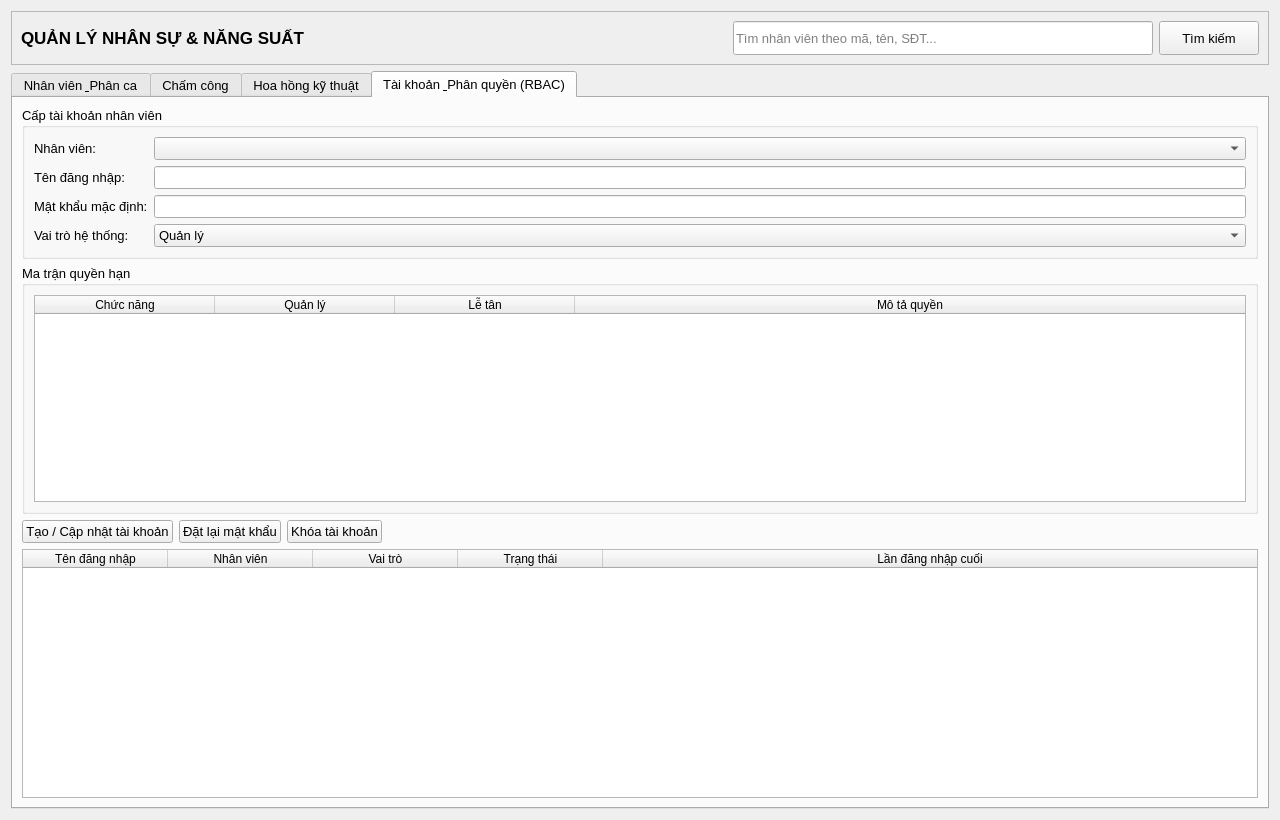
<?xml version="1.0" encoding="UTF-8"?>
<ui version="4.0">
 <class>Form</class>
 <widget class="QWidget" name="Form">
  <property name="geometry">
   <rect>
    <x>0</x>
    <y>0</y>
    <width>1280</width>
    <height>820</height>
   </rect>
  </property>
  <property name="minimumSize">
   <size>
    <width>980</width>
    <height>680</height>
   </size>
  </property>
  <property name="font">
   <font>
    <family>Segoe UI</family>
    <pointsize>10</pointsize>
   </font>
  </property>
  <property name="windowTitle">
   <string>Quản lý Nhân sự &amp; Năng suất</string>
  </property>
  <layout class="QVBoxLayout" name="verticalLayout_main">
   <item>
    <widget class="QFrame" name="frame_header">
     <property name="frameShape">
      <enum>QFrame::StyledPanel</enum>
     </property>
     <property name="frameShadow">
      <enum>QFrame::Raised</enum>
     </property>
     <layout class="QHBoxLayout" name="horizontalLayout_header">
      <item>
       <widget class="QLabel" name="lbl_title">
        <property name="font">
         <font>
          <family>Segoe UI</family>
          <pointsize>13</pointsize>
          <weight>75</weight>
          <bold>true</bold>
         </font>
        </property>
        <property name="text">
         <string>QUẢN LÝ NHÂN SỰ &amp; NĂNG SUẤT</string>
        </property>
       </widget>
      </item>
      <item>
       <spacer name="horizontalSpacer_header">
        <property name="orientation">
         <enum>Qt::Horizontal</enum>
        </property>
        <property name="sizeHint" stdset="0">
         <size>
          <width>40</width>
          <height>20</height>
         </size>
        </property>
       </spacer>
      </item>
      <item>
       <widget class="QLineEdit" name="txt_search_employee">
        <property name="minimumSize">
         <size>
          <width>300</width>
          <height>34</height>
         </size>
        </property>
        <property name="placeholderText">
         <string>Tìm nhân viên theo mã, tên, SĐT...</string>
        </property>
       </widget>
      </item>
      <item>
       <widget class="QPushButton" name="btn_search_employee">
        <property name="minimumSize">
         <size>
          <width>100</width>
          <height>34</height>
         </size>
        </property>
        <property name="text">
         <string>Tìm kiếm</string>
        </property>
       </widget>
      </item>
     </layout>
    </widget>
   </item>
   <item>
    <widget class="QTabWidget" name="tabWidget_qlnhansu">
     <property name="currentIndex">
      <number>3</number>
     </property>
     <widget class="QWidget" name="tab_nhanvien_calam">
      <attribute name="title">
       <string>Nhân viên &amp; Phân ca</string>
      </attribute>
      <layout class="QVBoxLayout" name="verticalLayout_tab1">
       <item>
        <widget class="QSplitter" name="splitter_tab1">
         <property name="orientation">
          <enum>Qt::Horizontal</enum>
         </property>
         <widget class="QWidget" name="left_widget_tab1">
          <layout class="QVBoxLayout" name="verticalLayout_left_tab1">
           <item>
            <widget class="QGroupBox" name="grp_employee_actions">
             <property name="title">
              <string>Thao tác nhân viên</string>
             </property>
             <layout class="QHBoxLayout" name="horizontalLayout_emp_actions">
              <item>
               <widget class="QPushButton" name="btn_add_employee">
                <property name="text">
                 <string>Thêm mới</string>
                </property>
               </widget>
              </item>
              <item>
               <widget class="QPushButton" name="btn_edit_employee">
                <property name="text">
                 <string>Sửa thông tin</string>
                </property>
               </widget>
              </item>
              <item>
               <widget class="QPushButton" name="btn_delete_employee">
                <property name="text">
                 <string>Ngưng hoạt động</string>
                </property>
               </widget>
              </item>
             </layout>
            </widget>
           </item>
           <item>
            <widget class="QTableWidget" name="tbl_employees">
             <attribute name="horizontalHeaderDefaultSectionSize">
              <number>130</number>
             </attribute>
             <attribute name="horizontalHeaderStretchLastSection">
              <bool>true</bool>
             </attribute>
             <column>
              <property name="text">
               <string>Mã NV</string>
              </property>
             </column>
             <column>
              <property name="text">
               <string>Họ tên</string>
              </property>
             </column>
             <column>
              <property name="text">
               <string>Vai trò</string>
              </property>
             </column>
             <column>
              <property name="text">
               <string>SĐT</string>
              </property>
             </column>
             <column>
              <property name="text">
               <string>Ngày vào làm</string>
              </property>
             </column>
             <column>
              <property name="text">
               <string>Trạng thái</string>
              </property>
             </column>
            </widget>
           </item>
          </layout>
         </widget>
         <widget class="QWidget" name="right_widget_tab1">
          <layout class="QVBoxLayout" name="verticalLayout_right_tab1">
           <item>
            <widget class="QGroupBox" name="grp_shift_filter">
             <property name="title">
              <string>Bộ lọc phân ca</string>
             </property>
             <layout class="QFormLayout" name="formLayout_shift_filter">
              <item row="0" column="0">
               <widget class="QLabel" name="label_shift_week">
                <property name="text">
                 <string>Tuần làm việc:</string>
                </property>
               </widget>
              </item>
              <item row="0" column="1">
               <widget class="QDateEdit" name="date_week_start">
                <property name="calendarPopup">
                 <bool>true</bool>
                </property>
               </widget>
              </item>
              <item row="1" column="0">
               <widget class="QLabel" name="label_shift_team">
                <property name="text">
                 <string>Nhóm / Bộ phận:</string>
                </property>
               </widget>
              </item>
              <item row="1" column="1">
               <widget class="QComboBox" name="cmb_department_filter">
                <item>
                 <property name="text">
                  <string>Tất cả bộ phận</string>
                 </property>
                </item>
                <item>
                 <property name="text">
                  <string>Kỹ thuật</string>
                 </property>
                </item>
                <item>
                 <property name="text">
                  <string>Lễ tân</string>
                 </property>
                </item>
               </widget>
              </item>
             </layout>
            </widget>
           </item>
           <item>
            <widget class="QGroupBox" name="grp_shift_board">
             <property name="title">
              <string>Bảng phân ca</string>
             </property>
             <layout class="QVBoxLayout" name="verticalLayout_shift_board">
              <item>
               <widget class="QTableWidget" name="tbl_shifts">
                <attribute name="horizontalHeaderDefaultSectionSize">
                 <number>120</number>
                </attribute>
                <attribute name="horizontalHeaderStretchLastSection">
                 <bool>true</bool>
                </attribute>
                <column>
                 <property name="text">
                  <string>Nhân viên</string>
                 </property>
                </column>
                <column>
                 <property name="text">
                  <string>Thứ 2</string>
                 </property>
                </column>
                <column>
                 <property name="text">
                  <string>Thứ 3</string>
                 </property>
                </column>
                <column>
                 <property name="text">
                  <string>Thứ 4</string>
                 </property>
                </column>
                <column>
                 <property name="text">
                  <string>Thứ 5</string>
                 </property>
                </column>
                <column>
                 <property name="text">
                  <string>Thứ 6</string>
                 </property>
                </column>
                <column>
                 <property name="text">
                  <string>Thứ 7</string>
                 </property>
                </column>
                <column>
                 <property name="text">
                  <string>CN</string>
                 </property>
                </column>
               </widget>
              </item>
              <item>
               <layout class="QHBoxLayout" name="horizontalLayout_shift_actions">
                <item>
                 <widget class="QPushButton" name="btn_assign_shift">
                  <property name="text">
                   <string>Phân ca tự động</string>
                  </property>
                 </widget>
                </item>
                <item>
                 <widget class="QPushButton" name="btn_save_shift">
                  <property name="text">
                   <string>Lưu lịch làm việc</string>
                  </property>
                 </widget>
                </item>
               </layout>
              </item>
             </layout>
            </widget>
           </item>
          </layout>
         </widget>
        </widget>
       </item>
      </layout>
     </widget>
     <widget class="QWidget" name="tab_chamcong">
      <attribute name="title">
       <string>Chấm công</string>
      </attribute>
      <layout class="QVBoxLayout" name="verticalLayout_tab2">
       <item>
        <widget class="QGroupBox" name="grp_attendance_tools">
         <property name="title">
          <string>Bộ lọc chấm công</string>
         </property>
         <layout class="QHBoxLayout" name="horizontalLayout_attendance_tools">
          <item>
           <widget class="QLabel" name="label_att_from">
            <property name="text">
             <string>Từ ngày:</string>
            </property>
           </widget>
          </item>
          <item>
           <widget class="QDateEdit" name="date_att_from">
            <property name="calendarPopup">
             <bool>true</bool>
            </property>
           </widget>
          </item>
          <item>
           <widget class="QLabel" name="label_att_to">
            <property name="text">
             <string>Đến ngày:</string>
            </property>
           </widget>
          </item>
          <item>
           <widget class="QDateEdit" name="date_att_to">
            <property name="calendarPopup">
             <bool>true</bool>
            </property>
           </widget>
          </item>
          <item>
           <widget class="QPushButton" name="btn_load_attendance">
            <property name="text">
             <string>Tải dữ liệu</string>
            </property>
           </widget>
          </item>
          <item>
           <widget class="QPushButton" name="btn_export_attendance">
            <property name="text">
             <string>Xuất báo cáo</string>
            </property>
           </widget>
          </item>
          <item>
           <spacer name="horizontalSpacer_att">
            <property name="orientation">
             <enum>Qt::Horizontal</enum>
            </property>
            <property name="sizeHint" stdset="0">
             <size>
              <width>40</width>
              <height>20</height>
             </size>
            </property>
           </spacer>
          </item>
         </layout>
        </widget>
       </item>
       <item>
        <widget class="QTableWidget" name="tbl_attendance">
         <attribute name="horizontalHeaderDefaultSectionSize">
          <number>130</number>
         </attribute>
         <attribute name="horizontalHeaderStretchLastSection">
          <bool>true</bool>
         </attribute>
         <column>
          <property name="text">
           <string>Mã NV</string>
          </property>
         </column>
         <column>
          <property name="text">
           <string>Họ tên</string>
          </property>
         </column>
         <column>
          <property name="text">
           <string>Ngày</string>
          </property>
         </column>
         <column>
          <property name="text">
           <string>Ca</string>
          </property>
         </column>
         <column>
          <property name="text">
           <string>Giờ vào</string>
          </property>
         </column>
         <column>
          <property name="text">
           <string>Giờ ra</string>
          </property>
         </column>
         <column>
          <property name="text">
           <string>Số giờ công</string>
          </property>
         </column>
         <column>
          <property name="text">
           <string>Trạng thái</string>
          </property>
         </column>
         <column>
          <property name="text">
           <string>Ghi chú</string>
          </property>
         </column>
        </widget>
       </item>
      </layout>
     </widget>
     <widget class="QWidget" name="tab_hoahong">
      <attribute name="title">
       <string>Hoa hồng kỹ thuật</string>
      </attribute>
      <layout class="QVBoxLayout" name="verticalLayout_tab3">
       <item>
        <widget class="QGroupBox" name="grp_commission_config">
         <property name="title">
          <string>Cấu hình tính hoa hồng</string>
         </property>
         <layout class="QFormLayout" name="formLayout_commission_config">
          <item row="0" column="0">
           <widget class="QLabel" name="label_commission_basis">
            <property name="text">
             <string>Phương thức tính:</string>
            </property>
           </widget>
          </item>
          <item row="0" column="1">
           <widget class="QComboBox" name="cmb_commission_type">
            <item>
             <property name="text">
              <string>Theo khối lượng công việc</string>
             </property>
            </item>
            <item>
             <property name="text">
              <string>Theo dịch vụ thực hiện</string>
             </property>
            </item>
            <item>
             <property name="text">
              <string>Kết hợp cả hai</string>
             </property>
            </item>
           </widget>
          </item>
          <item row="1" column="0">
           <widget class="QLabel" name="label_period">
            <property name="text">
             <string>Kỳ tính lương:</string>
            </property>
           </widget>
          </item>
          <item row="1" column="1">
           <widget class="QComboBox" name="cmb_commission_period">
            <item>
             <property name="text">
              <string>Theo tuần</string>
             </property>
            </item>
            <item>
             <property name="text">
              <string>Theo tháng</string>
             </property>
            </item>
           </widget>
          </item>
         </layout>
        </widget>
       </item>
       <item>
        <widget class="QTableWidget" name="tbl_commission">
         <attribute name="horizontalHeaderDefaultSectionSize">
          <number>150</number>
         </attribute>
         <attribute name="horizontalHeaderStretchLastSection">
          <bool>true</bool>
         </attribute>
         <column>
          <property name="text">
           <string>Mã NV</string>
          </property>
         </column>
         <column>
          <property name="text">
           <string>Nhân viên kỹ thuật</string>
          </property>
         </column>
         <column>
          <property name="text">
           <string>Số job / dịch vụ</string>
          </property>
         </column>
         <column>
          <property name="text">
           <string>Doanh thu tạo ra</string>
          </property>
         </column>
         <column>
          <property name="text">
           <string>Tỷ lệ hoa hồng (%)</string>
          </property>
         </column>
         <column>
          <property name="text">
           <string>Hoa hồng tạm tính</string>
          </property>
         </column>
         <column>
          <property name="text">
           <string>Điều chỉnh</string>
          </property>
         </column>
         <column>
          <property name="text">
           <string>Tổng nhận</string>
          </property>
         </column>
        </widget>
       </item>
       <item>
        <layout class="QHBoxLayout" name="horizontalLayout_commission_actions">
         <item>
          <widget class="QPushButton" name="btn_recalc_commission">
           <property name="text">
            <string>Tính lại hoa hồng</string>
           </property>
          </widget>
         </item>
         <item>
          <widget class="QPushButton" name="btn_confirm_commission">
           <property name="text">
            <string>Chốt kỳ hoa hồng</string>
           </property>
          </widget>
         </item>
         <item>
          <widget class="QPushButton" name="btn_export_commission">
           <property name="text">
            <string>Xuất bảng hoa hồng</string>
           </property>
          </widget>
         </item>
         <item>
          <spacer name="horizontalSpacer_commission">
           <property name="orientation">
            <enum>Qt::Horizontal</enum>
           </property>
           <property name="sizeHint" stdset="0">
            <size>
             <width>40</width>
             <height>20</height>
            </size>
           </property>
          </spacer>
         </item>
        </layout>
       </item>
      </layout>
     </widget>
     <widget class="QWidget" name="tab_rbac">
      <attribute name="title">
       <string>Tài khoản &amp; Phân quyền (RBAC)</string>
      </attribute>
      <layout class="QVBoxLayout" name="verticalLayout_tab4">
       <item>
        <widget class="QGroupBox" name="grp_rbac_accounts">
         <property name="title">
          <string>Cấp tài khoản nhân viên</string>
         </property>
         <layout class="QFormLayout" name="formLayout_rbac_account">
          <item row="0" column="0">
           <widget class="QLabel" name="label_rbac_employee">
            <property name="text">
             <string>Nhân viên:</string>
            </property>
           </widget>
          </item>
          <item row="0" column="1">
           <widget class="QComboBox" name="cmb_rbac_employee"/>
          </item>
          <item row="1" column="0">
           <widget class="QLabel" name="label_rbac_username">
            <property name="text">
             <string>Tên đăng nhập:</string>
            </property>
           </widget>
          </item>
          <item row="1" column="1">
           <widget class="QLineEdit" name="txt_rbac_username"/>
          </item>
          <item row="2" column="0">
           <widget class="QLabel" name="label_rbac_password">
            <property name="text">
             <string>Mật khẩu mặc định:</string>
            </property>
           </widget>
          </item>
          <item row="2" column="1">
           <widget class="QLineEdit" name="txt_rbac_password">
            <property name="echoMode">
             <enum>QLineEdit::Password</enum>
            </property>
           </widget>
          </item>
          <item row="3" column="0">
           <widget class="QLabel" name="label_rbac_role">
            <property name="text">
             <string>Vai trò hệ thống:</string>
            </property>
           </widget>
          </item>
          <item row="3" column="1">
           <widget class="QComboBox" name="cmb_rbac_role">
            <item>
             <property name="text">
              <string>Quản lý</string>
             </property>
            </item>
            <item>
             <property name="text">
              <string>Lễ tân</string>
             </property>
            </item>
           </widget>
          </item>
         </layout>
        </widget>
       </item>
       <item>
        <widget class="QGroupBox" name="grp_permissions">
         <property name="title">
          <string>Ma trận quyền hạn</string>
         </property>
         <layout class="QVBoxLayout" name="verticalLayout_permissions">
          <item>
           <widget class="QTableWidget" name="tbl_rbac_permissions">
            <attribute name="horizontalHeaderDefaultSectionSize">
             <number>180</number>
            </attribute>
            <attribute name="horizontalHeaderStretchLastSection">
             <bool>true</bool>
            </attribute>
            <column>
             <property name="text">
              <string>Chức năng</string>
             </property>
            </column>
            <column>
             <property name="text">
              <string>Quản lý</string>
             </property>
            </column>
            <column>
             <property name="text">
              <string>Lễ tân</string>
             </property>
            </column>
            <column>
             <property name="text">
              <string>Mô tả quyền</string>
             </property>
            </column>
           </widget>
          </item>
         </layout>
        </widget>
       </item>
       <item>
        <layout class="QHBoxLayout" name="horizontalLayout_rbac_actions">
         <item>
          <widget class="QPushButton" name="btn_create_account">
           <property name="text">
            <string>Tạo / Cập nhật tài khoản</string>
           </property>
          </widget>
         </item>
         <item>
          <widget class="QPushButton" name="btn_reset_password">
           <property name="text">
            <string>Đặt lại mật khẩu</string>
           </property>
          </widget>
         </item>
         <item>
          <widget class="QPushButton" name="btn_lock_account">
           <property name="text">
            <string>Khóa tài khoản</string>
           </property>
          </widget>
         </item>
         <item>
          <spacer name="horizontalSpacer_rbac">
           <property name="orientation">
            <enum>Qt::Horizontal</enum>
           </property>
           <property name="sizeHint" stdset="0">
            <size>
             <width>40</width>
             <height>20</height>
            </size>
           </property>
          </spacer>
         </item>
        </layout>
       </item>
       <item>
        <widget class="QTableWidget" name="tbl_accounts">
         <attribute name="horizontalHeaderDefaultSectionSize">
          <number>145</number>
         </attribute>
         <attribute name="horizontalHeaderStretchLastSection">
          <bool>true</bool>
         </attribute>
         <column>
          <property name="text">
           <string>Tên đăng nhập</string>
          </property>
         </column>
         <column>
          <property name="text">
           <string>Nhân viên</string>
          </property>
         </column>
         <column>
          <property name="text">
           <string>Vai trò</string>
          </property>
         </column>
         <column>
          <property name="text">
           <string>Trạng thái</string>
          </property>
         </column>
         <column>
          <property name="text">
           <string>Lần đăng nhập cuối</string>
          </property>
         </column>
        </widget>
       </item>
      </layout>
     </widget>
    </widget>
   </item>
  </layout>
 </widget>
 <resources/>
 <connections/>
</ui>
